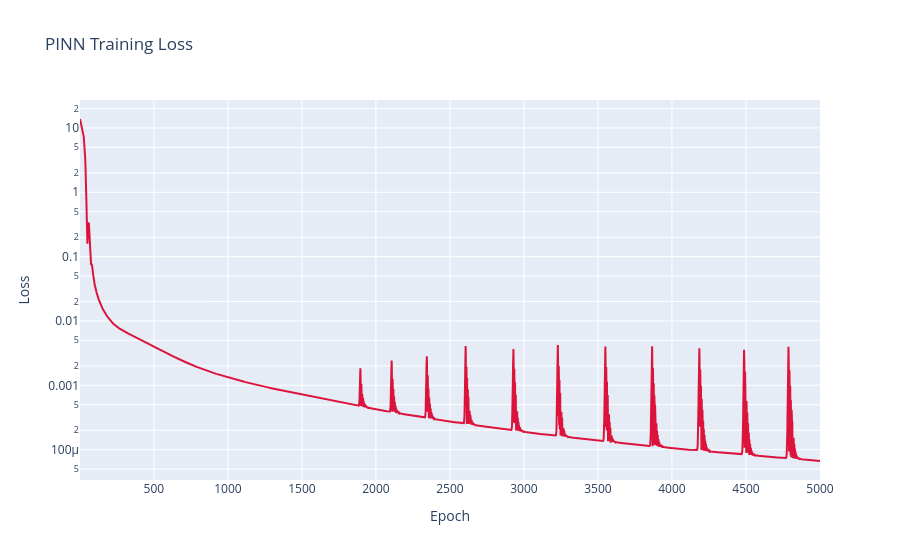
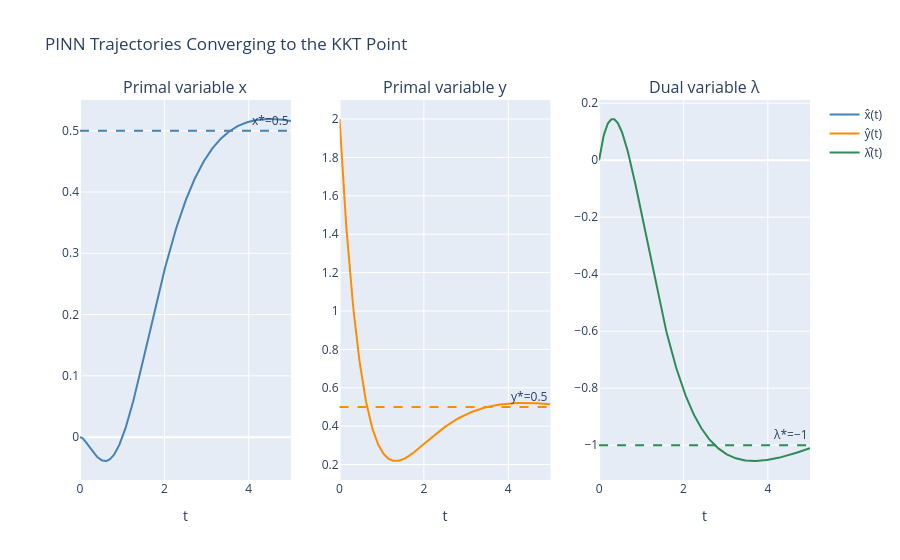

Here is the notebook cell these charts were saved with, in order:
### Markdown cell above
---
## 6. Results and Interactive Visualisation

After training, we evaluate the network on a fine time grid $t \in [0, T]$ and plot:

1. **Loss curve** — should decrease monotonically, confirming that the ODE residual and initial-condition errors are being driven to zero.
2. **Trajectories** — the primal variables $(x(t), y(t))$ and dual variable $\lambda(t)$ should converge to the analytical KKT solution $(0.5, 0.5, -1)$ as $t \to T$.

The plots use **Plotly** for interactive zoom, hover, and export.

### Code cell
import plotly.graph_objects as go
from plotly.subplots import make_subplots

# ---- Evaluate on a fine time grid -------------------------------------
# jax.vmap vectorises the network call over all 300 time points at once —
# no Python loop, compiled into a single batched XLA operation.
t_eval = jnp.linspace(0.0, T, 300)
trajectories = jax.vmap(
    lambda t: model.apply({"params": params}, t)
)(t_eval)                           # shape (300, 3)

x_traj   = trajectories[:, 0]      # primal x(t)
y_traj   = trajectories[:, 1]      # primal y(t)
lam_traj = trajectories[:, 2]      # dual   λ(t)

print("Final PINN values (at t = T):")
print(f"  x      = {float(x_traj[-1]):.6f}   (analytical: 0.5)")
print(f"  y      = {float(y_traj[-1]):.6f}   (analytical: 0.5)")
print(f"  lambda = {float(lam_traj[-1]):.6f}   (analytical: -1.0)")

# Helper: convert JAX arrays to plain Python lists for Plotly
t_np = [float(v) for v in t_eval]

# ---- Plot 1: Training loss curve (log scale) --------------------------
epochs = list(range(1, len(loss_history) + 1))
fig_loss = go.Figure(
    go.Scatter(x=epochs, y=loss_history, mode="lines",
               name="Loss", line=dict(color="crimson"))
)
fig_loss.update_layout(
    title="PINN Training Loss",
    xaxis_title="Epoch",
    yaxis_title="Loss",
    yaxis_type="log",    # log scale makes multi-order-of-magnitude drop visible
)
fig_loss.show()

# ---- Plot 2: Primal & dual trajectories --------------------------------
fig = make_subplots(
    rows=1, cols=3,
    subplot_titles=("Primal variable x", "Primal variable y", "Dual variable λ"),
)
fig.update_layout(title_text="PINN Trajectories Converging to the KKT Point")

# Primal x — should converge to x* = 0.5
fig.add_trace(
    go.Scatter(x=t_np, y=[float(v) for v in x_traj],
               mode="lines", name="x̂(t)", line=dict(color="steelblue")),
    row=1, col=1,
)
fig.add_hline(y=0.5, line_dash="dash", line_color="steelblue",
              annotation_text="x*=0.5", row=1, col=1)

# Primal y — should converge to y* = 0.5
fig.add_trace(
    go.Scatter(x=t_np, y=[float(v) for v in y_traj],
               mode="lines", name="ŷ(t)", line=dict(color="darkorange")),
    row=1, col=2,
)
fig.add_hline(y=0.5, line_dash="dash", line_color="darkorange",
              annotation_text="y*=0.5", row=1, col=2)

# Dual λ — should converge to λ* = -1
fig.add_trace(
    go.Scatter(x=t_np, y=[float(v) for v in lam_traj],
               mode="lines", name="λ̂(t)", line=dict(color="seagreen")),
    row=1, col=3,
)
fig.add_hline(y=-1.0, line_dash="dash", line_color="seagreen",
              annotation_text="λ*=−1", row=1, col=3)

fig.update_xaxes(title_text="t")
fig.show()

### Figure 1 — Plotly figure (JSON) as saved in the notebook; plotly's stock layout.template omitted (floating-point values rounded to 4 significant figures; data arrays with more than 128 entries replaced by an {"elided": "..."} marker saying what was removed)
{"data": [{"line": {"color": "crimson"}, "mode": "lines", "name": "Loss", "type": "scatter", "x": {"elided": "5000 int values"}, "y": {"elided": "5000 float values"}}], "layout": {"title": {"text": "PINN Training Loss"}, "xaxis": {"title": {"text": "Epoch"}}, "yaxis": {"title": {"text": "Loss"}, "type": "log"}}}

### Figure 2 — Plotly figure (JSON) as saved in the notebook; plotly's stock layout.template omitted (floating-point values rounded to 4 significant figures; data arrays with more than 128 entries replaced by an {"elided": "..."} marker saying what was removed)
{"data": [{"line": {"color": "steelblue"}, "mode": "lines", "name": "x̂(t)", "type": "scatter", "x": {"elided": "300 float values"}, "xaxis": "x", "y": {"elided": "300 float values"}, "yaxis": "y"}, {"line": {"color": "darkorange"}, "mode": "lines", "name": "ŷ(t)", "type": "scatter", "x": {"elided": "300 float values"}, "xaxis": "x2", "y": {"elided": "300 float values"}, "yaxis": "y2"}, {"line": {"color": "seagreen"}, "mode": "lines", "name": "λ̂(t)", "type": "scatter", "x": {"elided": "300 float values"}, "xaxis": "x3", "y": {"elided": "300 float values"}, "yaxis": "y3"}], "layout": {"annotations": [{"font": {"size": 16}, "showarrow": false, "text": "Primal variable x", "x": 0.1444, "xanchor": "center", "xref": "paper", "y": 1, "yanchor": "bottom", "yref": "paper"}, {"font": {"size": 16}, "showarrow": false, "text": "Primal variable y", "x": 0.5, "xanchor": "center", "xref": "paper", "y": 1, "yanchor": "bottom", "yref": "paper"}, {"font": {"size": 16}, "showarrow": false, "text": "Dual variable λ", "x": 0.8556, "xanchor": "center", "xref": "paper", "y": 1, "yanchor": "bottom", "yref": "paper"}, {"showarrow": false, "text": "x*=0.5", "x": 1, "xanchor": "right", "xref": "x domain", "y": 0.5, "yanchor": "bottom", "yref": "y"}, {"showarrow": false, "text": "y*=0.5", "x": 1, "xanchor": "right", "xref": "x2 domain", "y": 0.5, "yanchor": "bottom", "yref": "y2"}, {"showarrow": false, "text": "λ*=−1", "x": 1, "xanchor": "right", "xref": "x3 domain", "y": -1, "yanchor": "bottom", "yref": "y3"}], "shapes": [{"line": {"color": "steelblue", "dash": "dash"}, "type": "line", "x0": 0, "x1": 1, "xref": "x domain", "y0": 0.5, "y1": 0.5, "yref": "y"}, {"line": {"color": "darkorange", "dash": "dash"}, "type": "line", "x0": 0, "x1": 1, "xref": "x2 domain", "y0": 0.5, "y1": 0.5, "yref": "y2"}, {"line": {"color": "seagreen", "dash": "dash"}, "type": "line", "x0": 0, "x1": 1, "xref": "x3 domain", "y0": -1, "y1": -1, "yref": "y3"}], "title": {"text": "PINN Trajectories Converging to the KKT Point"}, "xaxis": {"anchor": "y", "domain": [0, 0.2889], "title": {"text": "t"}}, "xaxis2": {"anchor": "y2", "domain": [0.3556, 0.6444], "title": {"text": "t"}}, "xaxis3": {"anchor": "y3", "domain": [0.7111, 1], "title": {"text": "t"}}, "yaxis": {"anchor": "x", "domain": [0, 1]}, "yaxis2": {"anchor": "x2", "domain": [0, 1]}, "yaxis3": {"anchor": "x3", "domain": [0, 1]}}}
